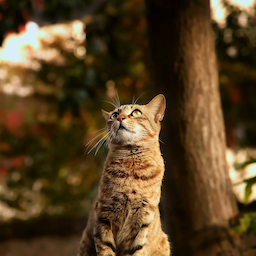
#> input picture cat.png, 256 x 256 px; its folder holds only this picture in this run
$ python 02_upsampling.py
#> lines starting #> are read from the running program, lines starting #| are printed output that depends on the picture
#> in main, source is the input picture: shape (256, 256, 3); mean B, G, R 35, 65.4, 87.2
import numpy as np # 추가
import argparse
import cv2

parser = argparse.ArgumentParser()
parser.add_argument('--image_name', type=str, default='cat') # 오타 수정
parser.add_argument("--target_size", type=int, nargs=2, default=(2048, 2048))
args = parser.parse_args()


def upsample_nearest_neighbor(source, target_size):
    # -------------------------------------------------------------------------
    # Implement the upsaming algorithm with nearest neighbor interpolation
    # Args:
    #     soruce (numpy.ndarray): (old_h, old_w, 3)
    #     target_size (tuple): (2,)
    #     -- target_size[0]: new_h
    #     -- target_size[1]: new_w
    # Return:
    #     target (numpy.ndarray): (new_h, new_w, 3)
    # -------------------------------------------------------------------------

#> called with target_size = (2048, 2048)
    old_h, old_w, c = source.shape
#> old_h = 256; old_w = 256; c = 3
    new_h, new_w = target_size

    # 새 이미지의 각 픽셀에 대응하는 원본 이미지의 좌표 계산
    y_coords, x_coords = np.mgrid[0:new_h, 0:new_w]

    # 좌표 스케일링
    scale_h = old_h / new_h
#> scale_h = 0.125
    scale_w = old_w / new_w
#> scale_w = 0.125
    old_y_coords = y_coords * scale_h
    old_x_coords = x_coords * scale_w

    # 가장 가까운 원본 픽셀을 찾기 위해 좌표 반올림
    nearest_y = np.round(old_y_coords).astype(np.int32)
    nearest_x = np.round(old_x_coords).astype(np.int32)

    # 계산된 좌표가 원본 이미지 크기를 벗어나지 않도록 조정
    nearest_y = np.clip(nearest_y, 0, old_h - 1)
    nearest_x = np.clip(nearest_x, 0, old_w - 1)

    # 계산된 좌표 배열을 이용해 원본 이미지에서 픽셀 값을 한 번에 가져옴
    target = source[nearest_y, nearest_x]
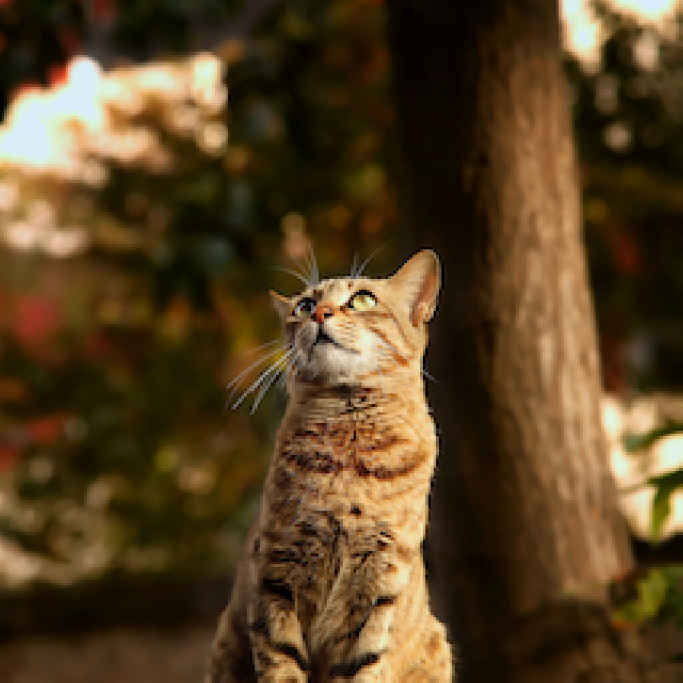
#> target: shape (2048, 2048, 3) (shown at 1/3 size); mean B, G, R 35, 65.4, 87.2

    return target


def upsample_bilinear(source, target_size):
    # -------------------------------------------------------------------------
    # Implement the upsaming algorithm with bilienar interpolation
    # Args:
    #     source (numpy array): (old_h, old_w, 3)
    #     target_size (tuple): (2,)
    #     -- target_size[0]: new_h
    #     -- target_size[1]: new_w
    # Return:
    #     target (numpy.ndarray): (new_h, new_w, 3)
    # -------------------------------------------------------------------------

#> called with target_size = (2048, 2048)
    old_h, old_w, c = source.shape
#> old_h = 256; old_w = 256; c = 3
    new_h, new_w = target_size

    # 계산의 정확도를 위해 float 타입으로 빈 결과 이미지 생성
    target = np.zeros((new_h, new_w, c), dtype=np.float64)

    scale_h = old_h / new_h
#> scale_h = 0.125
    scale_w = old_w / new_w
#> scale_w = 0.125

    # 새 이미지의 모든 픽셀(y, x)에 대해 반복
    for y in range(new_h):
        for x in range(new_w):
            # 1. 원본 이미지에 대응하는 float 좌표 계산
            y_f = y * scale_h
            x_f = x * scale_w

            # 2. 보간에 사용할 4개의 주변 픽셀 좌표 계산
            y1 = int(np.floor(y_f))
            x1 = int(np.floor(x_f))
            y2 = min(y1 + 1, old_h - 1) # 경계값 처리
            x2 = min(x1 + 1, old_w - 1) # 경계값 처리

            # 3. 4개 픽셀 사이의 거리 비율(가중치) 계산
            dy = y_f - y1
            dx = x_f - x1

            # 4. 양선형 보간법 (Bilinear Interpolation) 수행
            # 4-1. 윗 줄 두 픽셀을 x축 방향으로 선형 보간
            top_val = (1 - dx) * source[y1, x1] + dx * source[y1, x2]
            # 4-2. 아랫 줄 두 픽셀을 x축 방향으로 선형 보간
            bottom_val = (1 - dx) * source[y2, x1] + dx * source[y2, x2]
            # 4-3. 위아래 두 보간 값을 y축 방향으로 선형 보간
            final_val = (1 - dy) * top_val + dy * bottom_val

            target[y, x] = final_val
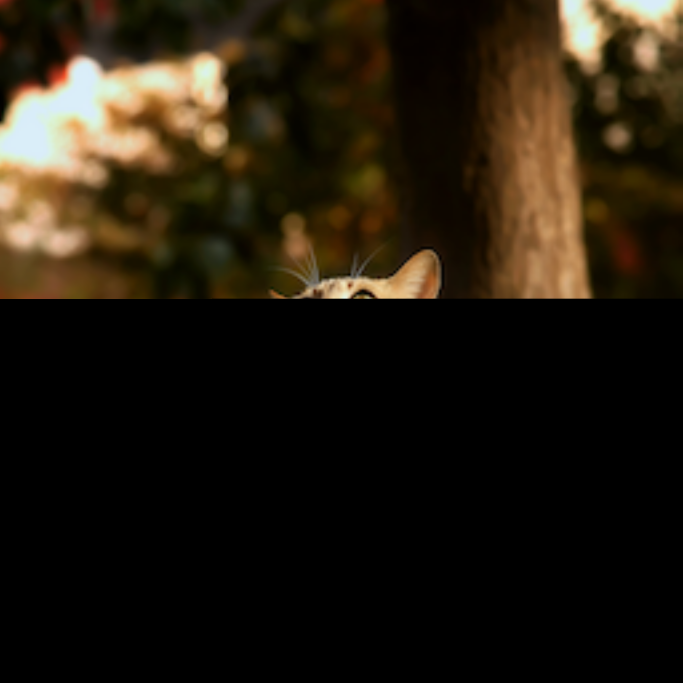
#> target: shape (2048, 2048, 3) float64 (shown at 1/3 size); mean B, G, R 14.9, 26.7, 34.5

    # 이미지 저장을 위해 타입을 uint8로 변환
    return np.clip(target, 0, 255).astype(np.uint8)


def main(args):
    # Load image
    source_path = f'{args.image_name}.png'
    source = cv2.imread(source_path)

    # x8 upsampling with nearest neighbor interpolation
    target_nn = upsample_nearest_neighbor(source, args.target_size)
    target_nn_path = f'{args.image_name}_upsample_nn.png'
    cv2.imwrite(target_nn_path, target_nn)

    # x8 upsampling with bilinear interpolation
    target_bilinear = upsample_bilinear(source, args.target_size)
    target_bilinear_path = f'{args.image_name}_upsample_bilinear.png'
    cv2.imwrite(target_bilinear_path, target_bilinear)

if __name__ == "__main__":
#> (the run stopped early here; a loop or call above may not have finished)
